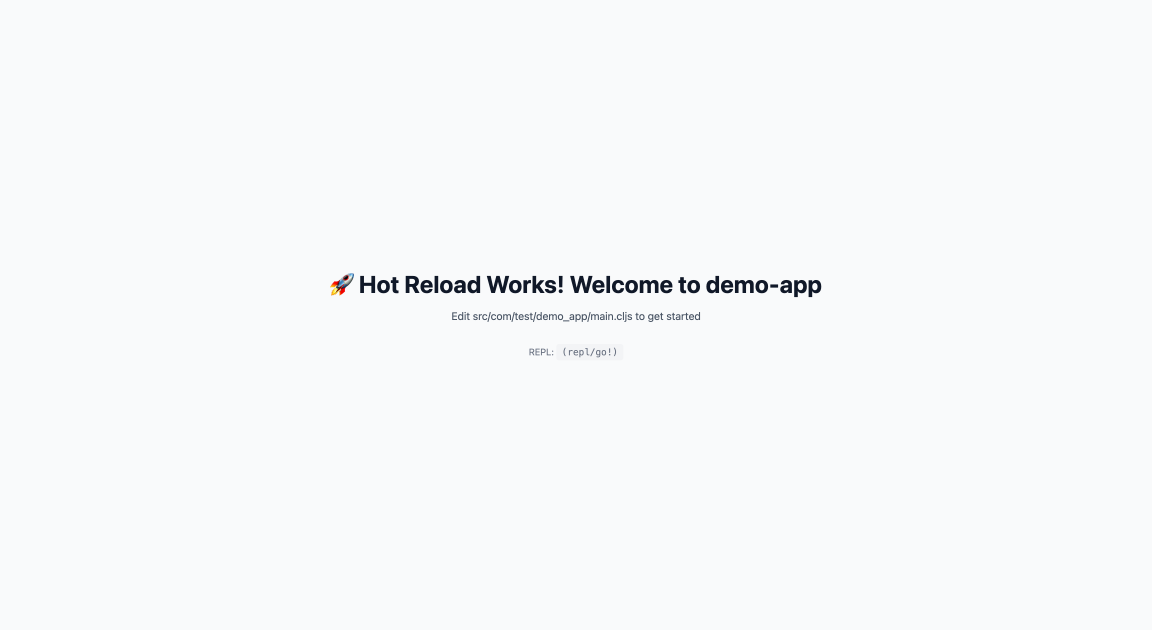
#> input picture hot-reload-test-1.png, 3456 x 1888 px (shown at 1/3 size); the run also reads 1 picture not shown here
$ python visual-validate-structure.py ../hot-reload-test-1.png ../hot-reload-test-2.png
#> lines starting #> are read from the running program, lines starting #| are printed output that depends on the picture
"""
Structural Validation - Quantitative similarity metrics

Metrics:
- SSIM (Structural Similarity Index) - perceptual similarity
- MSE/RMSE - pixel-level difference
- Histogram correlation - lighting/color consistency

Usage:
  visual-validate-structure <reference> <implementation> [options]

Options:
  --ssim-threshold <n>      Min SSIM score 0-1 (default: 0.80)
  --rmse-threshold <n>      Max RMSE percentage (default: 15.0)
  --histogram-threshold <n> Min histogram correlation 0-1 (default: 0.85)
  --output <dir>            Save analysis results (default: /tmp/structure-validation/)
  --normalize               Resize both to same dimensions before comparing
  -v, --verbose             Show detailed metrics
  -h, --help                Show this help

Output:
  Exit code 0 = PASSED all checks
  Exit code 1 = FAILED structural validation (prints specific metrics)
"""

import cv2
import numpy as np
import sys
import os
from pathlib import Path
import argparse
from skimage.metrics import structural_similarity as ssim


def parse_args():
    parser = argparse.ArgumentParser(
        description='Structural validation using quantitative metrics',
        formatter_class=argparse.RawDescriptionHelpFormatter,
        epilog=__doc__
    )
    parser.add_argument('reference', help='Reference image path')
    parser.add_argument('implementation', help='Implementation image path')
    parser.add_argument('--ssim-threshold', type=float, default=0.80,
                        help='Min SSIM score (default: 0.80)')
    parser.add_argument('--rmse-threshold', type=float, default=15.0,
                        help='Max RMSE percentage (default: 15.0)')
    parser.add_argument('--histogram-threshold', type=float, default=0.85,
                        help='Min histogram correlation (default: 0.85)')
    parser.add_argument('--output', default='/tmp/structure-validation/',
                        help='Output directory for analysis results')
    parser.add_argument('--normalize', action='store_true',
                        help='Resize both to same dimensions')
    parser.add_argument('-v', '--verbose', action='store_true',
                        help='Show detailed metrics')
    return parser.parse_args()


def load_image(path):
    """Load image in color and grayscale."""
    img = cv2.imread(path)
    if img is None:
        print(f"✗ Error: Cannot read image: {path}")
        sys.exit(2)
    gray = cv2.cvtColor(img, cv2.COLOR_BGR2GRAY)
    return img, gray


def normalize_images(img1, img2):
    """Resize images to same dimensions (smallest common size)."""
    h1, w1 = img1.shape[:2]
    h2, w2 = img2.shape[:2]

    # Use smallest dimensions
    target_h = min(h1, h2)
    target_w = min(w1, w2)

    img1_resized = cv2.resize(img1, (target_w, target_h))
    img2_resized = cv2.resize(img2, (target_w, target_h))

    return img1_resized, img2_resized


def compute_ssim(img1_gray, img2_gray):
    """
    Compute Structural Similarity Index (SSIM).

    Range: -1 to 1 (1 = identical)
    Measures: luminance, contrast, structure

    Returns: (ssim_score, ssim_image)
    """
    score, diff = ssim(img1_gray, img2_gray, full=True)
    diff = (diff * 255).astype("uint8")
    return score, diff


def compute_rmse(img1_gray, img2_gray):
    """
    Compute Root Mean Square Error.

    Returns: (rmse_value, rmse_percentage)
    """
    mse = np.mean((img1_gray.astype(float) - img2_gray.astype(float)) ** 2)
    rmse = np.sqrt(mse)

    # Convert to percentage (0-100)
    # Max possible difference is 255 (white vs black)
    rmse_pct = (rmse / 255.0) * 100.0

    return rmse, rmse_pct


def compute_histogram_correlation(img1, img2):
    """
    Compute histogram correlation for each channel.

    Returns: (mean_correlation, [r_corr, g_corr, b_corr])
    """
    correlations = []

    for i in range(3):  # B, G, R channels
        hist1 = cv2.calcHist([img1], [i], None, [256], [0, 256])
        hist2 = cv2.calcHist([img2], [i], None, [256], [0, 256])

        # Normalize histograms
        hist1 = cv2.normalize(hist1, hist1).flatten()
        hist2 = cv2.normalize(hist2, hist2).flatten()

        # Compute correlation
        corr = cv2.compareHist(hist1, hist2, cv2.HISTCMP_CORREL)
        correlations.append(corr)

    mean_corr = np.mean(correlations)
    return mean_corr, correlations


def save_diff_visualization(ref_gray, impl_gray, ssim_diff, output_dir):
    """Save SSIM difference heatmap."""
    Path(output_dir).mkdir(parents=True, exist_ok=True)

    # Create heatmap of differences
    heatmap = cv2.applyColorMap(255 - ssim_diff, cv2.COLORMAP_JET)

    # Side-by-side: reference, implementation, diff heatmap
    ref_color = cv2.cvtColor(ref_gray, cv2.COLOR_GRAY2BGR)
    impl_color = cv2.cvtColor(impl_gray, cv2.COLOR_GRAY2BGR)

    combined = np.hstack([ref_color, impl_color, heatmap])

    output_path = os.path.join(output_dir, 'ssim_diff.png')
    cv2.imwrite(output_path, combined)

    return output_path


def main():
    args = parse_args()

    print("╔═══════════════════════════════════════════════════════╗")
    print("║      Structural Validation - Quantitative Metrics    ║")
    print("╚═══════════════════════════════════════════════════════╝")
    print()
    print(f"Reference:      {args.reference}")
    print(f"Implementation: {args.implementation}")
    print()

    # Load images
    ref_img, ref_gray = load_image(args.reference)
#> in load_image, img is the input picture: shape (1888, 3456, 3); mean B, G, R 249.7, 248.7, 247.6
    impl_img, impl_gray = load_image(args.implementation)

    # Normalize if requested
    if args.normalize:
        print("Normalizing images to same dimensions...")
        ref_gray, impl_gray = normalize_images(ref_gray, impl_gray)
        ref_img, impl_img = normalize_images(ref_img, impl_img)
        print(f"  Resized to: {ref_gray.shape[1]}x{ref_gray.shape[0]}")
        print()

    # Check dimensions match
    if ref_gray.shape != impl_gray.shape:
        print("✗ Error: Image dimensions don't match")
        print(f"  Reference: {ref_gray.shape[1]}x{ref_gray.shape[0]}")
        print(f"  Implementation: {impl_gray.shape[1]}x{impl_gray.shape[0]}")
        print()
        print("Use --normalize to auto-resize, or match dimensions manually")
        sys.exit(2)

    failures = []

    # 1. SSIM
    print("[1/3] Computing SSIM (Structural Similarity)...")
    ssim_score, ssim_diff = compute_ssim(ref_gray, impl_gray)
#> in compute_ssim, `score, diff = ssim(img1_gray, img2_gray, full=True)`: diff: shape (1888, 3456) float64; every value is 1
#> in compute_ssim, `score, diff = ssim(img1_gray, img2_gray, full=True)`: score = 1
#> in compute_ssim, `diff = (diff * 255).astype("uint8")`: diff: shape (1888, 3456); every value is 255
#> ssim_score = 1

    if args.verbose:
        print(f"      SSIM score: {ssim_score:.4f}")
        print(f"      Threshold: {args.ssim_threshold}")

    if ssim_score < args.ssim_threshold:
        failures.append({
            'metric': 'SSIM',
            'value': ssim_score,
            'threshold': args.ssim_threshold,
            'interpretation': 'Structural layout differs significantly'
        })
    else:
        print(f"      ✓ PASSED ({ssim_score:.2%})")
#|       ✓ PASSED (100.00%)

    # 2. RMSE
    print("[2/3] Computing RMSE (pixel difference)...")
    rmse_val, rmse_pct = compute_rmse(ref_gray, impl_gray)
#> in compute_rmse, `mse = np.mean((img1_gray.astype(float) - img2_gray.astype(float)) ** 2)`: mse = 0
#> rmse_val = 0; rmse_pct = 0

    if args.verbose:
        print(f"      RMSE: {rmse_val:.2f}")
        print(f"      Percentage: {rmse_pct:.2f}%")
        print(f"      Threshold: {args.rmse_threshold}%")

    if rmse_pct > args.rmse_threshold:
        failures.append({
            'metric': 'RMSE',
            'value': rmse_pct,
            'threshold': args.rmse_threshold,
            'interpretation': 'Pixel values differ too much (brightness/contrast)'
        })
    else:
        print(f"      ✓ PASSED ({rmse_pct:.2f}% difference)")
#|       ✓ PASSED (0.00% difference)

    # 3. Histogram Correlation
    print("[3/3] Computing histogram correlation...")
    hist_corr, channel_corrs = compute_histogram_correlation(ref_img, impl_img)
#> after the loop in compute_histogram_correlation, `for i in range(3):`: correlations = [1, 1, 1]
#> in compute_histogram_correlation, `mean_corr = np.mean(correlations)`: mean_corr = 1
#> hist_corr = 1; channel_corrs = [1, 1, 1]

    if args.verbose:
        print(f"      Mean correlation: {hist_corr:.4f}")
        print(f"      By channel (B,G,R): {[f'{c:.3f}' for c in channel_corrs]}")
        print(f"      Threshold: {args.histogram_threshold}")

    if hist_corr < args.histogram_threshold:
        failures.append({
            'metric': 'Histogram Correlation',
            'value': hist_corr,
            'threshold': args.histogram_threshold,
            'interpretation': 'Color/lighting distribution differs'
        })
    else:
        print(f"      ✓ PASSED ({hist_corr:.2%})")
#|       ✓ PASSED (100.00%)

    # Save visualizations
    if args.output:
        diff_path = save_diff_visualization(ref_gray, impl_gray, ssim_diff, args.output)
#> in save_diff_visualization, `heatmap = cv2.applyColorMap(255 - ssim_diff, cv2.COLORMAP_JET)`:
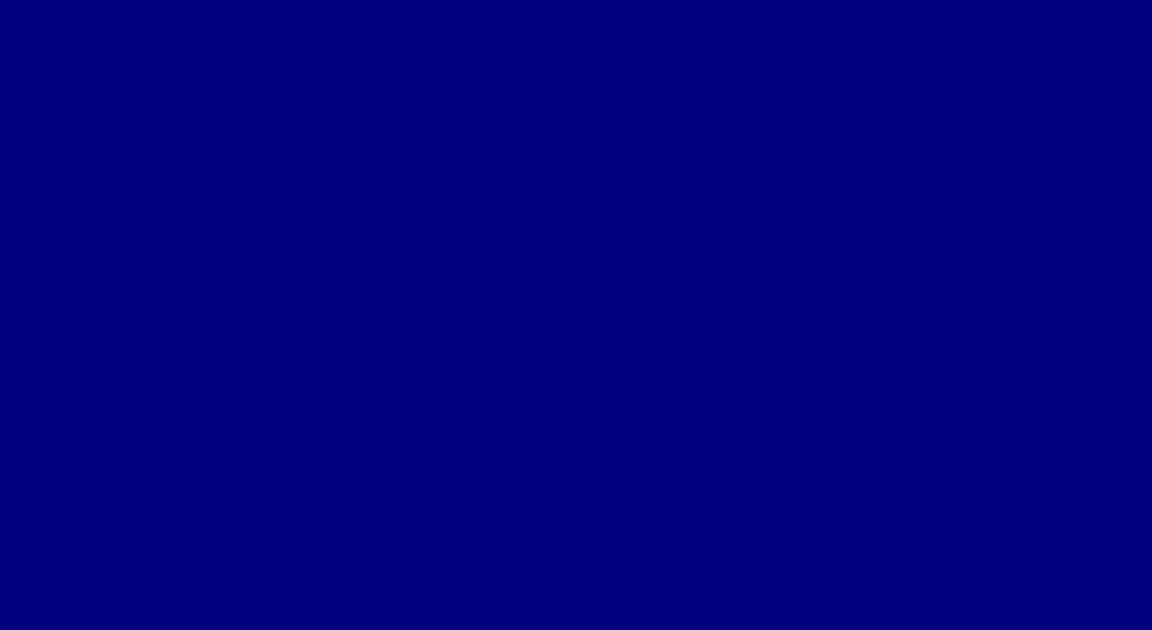
#> heatmap: shape (1888, 3456, 3) (shown at 1/3 size); mean B, G, R 128, 0, 0
#> in save_diff_visualization, `combined = np.hstack([ref_color, impl_color, heatmap])`:
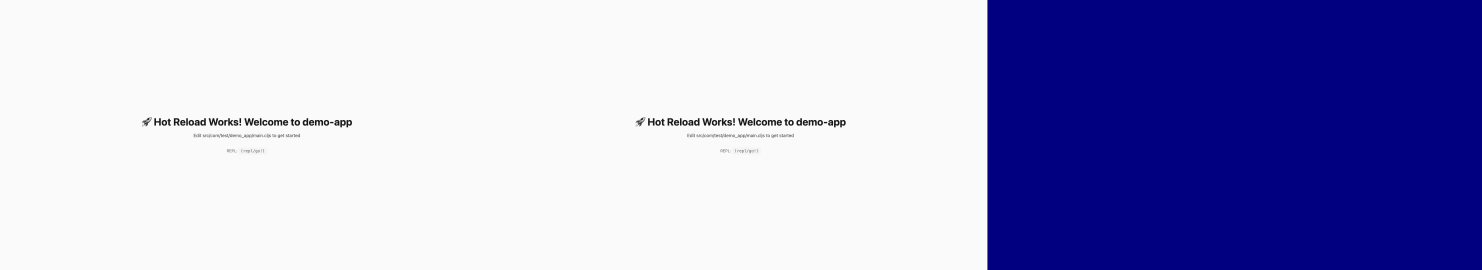
#> combined: shape (1888, 10368, 3) (shown at 1/7 size); mean B, G, R 208.4, 165.8, 165.8
#> diff_path = '/tmp/structure-validation/ssim_diff.png'
        if args.verbose:
            print()
            print(f"SSIM diff visualization: {diff_path}")

    # Save metrics to file
    if args.output:
        Path(args.output).mkdir(parents=True, exist_ok=True)
        metrics_path = os.path.join(args.output, 'metrics.txt')
        with open(metrics_path, 'w') as f:
            f.write(f"SSIM: {ssim_score:.4f} (threshold: {args.ssim_threshold})\n")
            f.write(f"RMSE: {rmse_pct:.2f}% (threshold: {args.rmse_threshold}%)\n")
            f.write(f"Histogram Correlation: {hist_corr:.4f} (threshold: {args.histogram_threshold})\n")
            f.write(f"\nPassed: {'YES' if not failures else 'NO'}\n")

    # Report results
    print()
    print("═══════════════════════════════════════════════════════")

    if not failures:
        print("✓ STRUCTURAL VALIDATION PASSED")
        print()
        print(f"  SSIM:                 {ssim_score:.2%}")
#|   SSIM:                 100.00%
        print(f"  RMSE:                 {rmse_pct:.2f}%")
#|   RMSE:                 0.00%
        print(f"  Histogram Correlation: {hist_corr:.2%}")
#|   Histogram Correlation: 100.00%
        print()
        print("Structural similarity is good. Optionally refine aesthetics with AI.")
        sys.exit(0)
#> (the program exits here)
